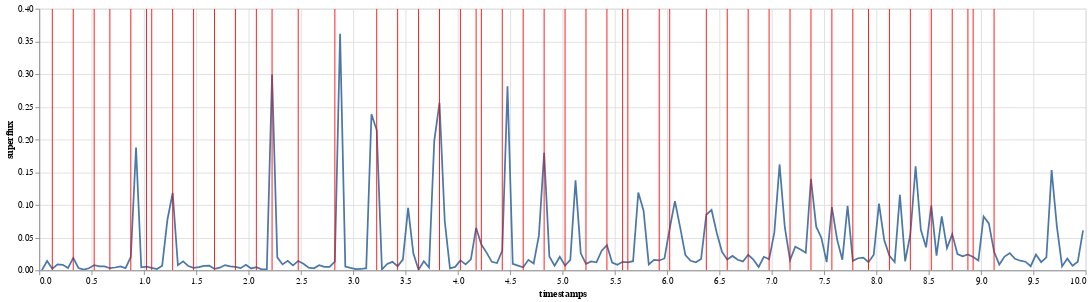

Notebook cell for this chart:
### Code cell
base = alt.Chart(data[data["file"]==file])

superflux = base.mark_line().encode(x="timestamps", y="superflux")

onsets = alt.Chart(data[data["file"]==file][data["onset"]]).mark_rule(color='red').encode(
    x='timestamps'
)

(superflux + onsets).properties(width=1200).interactive()

### Figure 1 — Vega-Lite specification as saved in the notebook (floating-point values rounded to 4 significant figures; data arrays with more than 128 entries replaced by an {"elided": "..."} marker saying what was removed)
{"config": {"view": {"continuousWidth": 400, "continuousHeight": 300}}, "layer": [{"data": {"name": "data-c0ced36d8b1ac83f9cfc0983d238dcc8"}, "mark": "line", "encoding": {"x": {"field": "timestamps", "type": "quantitative"}, "y": {"field": "superflux", "type": "quantitative"}}, "selection": {"selector003": {"type": "interval", "bind": "scales", "encodings": ["x", "y"]}}}, {"data": {"name": "data-42e81865fd1f0dcbe9f9a01d1e8f38a5"}, "mark": {"type": "rule", "color": "red"}, "encoding": {"x": {"field": "timestamps", "type": "quantitative"}}}], "width": 1200, "$schema": "https://vega.github.io/schema/vega-lite/v4.17.0.json", "datasets": {"data-c0ced36d8b1ac83f9cfc0983d238dcc8": {"elided": "200 records"}, "data-42e81865fd1f0dcbe9f9a01d1e8f38a5": [{"file": "Media-106117(7.0-17.0)", "superflux": 0.00255, "timestamps": 0.125, "energy": 0.0, "rms": 7341.0, "sound_preassure_level": -16.52, "welch": 90170000.0, "mean": 74.53, "kurtosis": 0.6253, "skew": 0.2657, "variation": -178.4, "onset": true}, {"file": "Media-106117(7.0-17.0)", "superflux": 0.01903, "timestamps": 0.325, "energy": 44.0, "rms": 6912.0, "sound_preassure_level": -16.43, "welch": 74720000.0, "mean": 31.33, "kurtosis": 1.114, "skew": 0.3975, "variation": 103.5, "onset": true}, {"file": "Media-106117(7.0-17.0)", "superflux": 0.00795, "timestamps": 0.525, "energy": 1614.0, "rms": 12060.0, "sound_preassure_level": -15.87, "welch": 104200000.0, "mean": -17.89, "kurtosis": 0.1596, "skew": 0.2739, "variation": 67.5, "onset": true}, {"file": "Media-106117(7.0-17.0)", "superflux": 0.00324, "timestamps": 0.675, "energy": 5826.0, "rms": 5958.0, "sound_preassure_level": -17.63, "welch": 22140000.0, "mean": 30.15, "kurtosis": -0.0589, "skew": 0.4464, "variation": -68.92, "onset": true}, {"file": "Media-106117(7.0-17.0)", "superflux": 0.02038, "timestamps": 0.875, "energy": 9682.0, "rms": 821.5, "sound_preassure_level": -14.06, "welch": 143300000.0, "mean": -40.83, "kurtosis": 0.3069, "skew": 0.1102, "variation": -298.6, "onset": true}, {"file": "Media-106117(7.0-17.0)", "superflux": 0.00572, "timestamps": 1.025, "energy": 12200.0, "rms": 6017.0, "sound_preassure_level": -15.06, "welch": 9610000.0, "mean": 36.53, "kurtosis": 9.548, "skew": 0.02816, "variation": -65.45, "onset": true}, {"file": "Media-106117(7.0-17.0)", "superflux": 0.00371, "timestamps": 1.075, "energy": 13080.0, "rms": 3893.0, "sound_preassure_level": -15.8, "welch": 18630000.0, "mean": -91.69, "kurtosis": 11.33, "skew": -0.07182, "variation": -93.85, "onset": true}, {"file": "Media-106117(7.0-17.0)", "superflux": 0.1185, "timestamps": 1.275, "energy": 13960.0, "rms": 1851.0, "sound_preassure_level": -17.59, "welch": 14840000.0, "mean": -96.51, "kurtosis": 1.455, "skew": -0.01805, "variation": -32.47, "onset": true}, {"file": "Media-106117(7.0-17.0)", "superflux": 0.00367, "timestamps": 1.475, "energy": 18440.0, "rms": 1131.0, "sound_preassure_level": -15.31, "welch": 36480000.0, "mean": -18.83, "kurtosis": 1.958, "skew": -0.06407, "variation": -126.7, "onset": true}, {"file": "Media-106117(7.0-17.0)", "superflux": 0.00217, "timestamps": 1.675, "energy": 199200000.0, "rms": 864.4, "sound_preassure_level": -16.42, "welch": 32290000.0, "mean": 139.6, "kurtosis": -0.2425, "skew": 0.1827, "variation": 37.24, "onset": true}, {"file": "Media-106117(7.0-17.0)", "superflux": 0.00513, "timestamps": 1.875, "energy": 1509000000.0, "rms": 11170.0, "sound_preassure_level": -14.04, "welch": 94740000.0, "mean": -8.377, "kurtosis": 0.3555, "skew": 0.3954, "variation": 96.37, "onset": true}, {"file": "Media-106117(7.0-17.0)", "superflux": 0.00476, "timestamps": 2.075, "energy": 7297000000.0, "rms": 13390.0, "sound_preassure_level": -16.39, "welch": 143600000.0, "mean": -47.84, "kurtosis": 0.6005, "skew": 0.5788, "variation": -80.55, "onset": true}, {"file": "Media-106117(7.0-17.0)", "superflux": 0.2994, "timestamps": 2.225, "energy": 3703000000.0, "rms": 10730.0, "sound_preassure_level": -15.98, "welch": 5806000.0, "mean": -12.51, "kurtosis": 1.569, "skew": 0.2145, "variation": -66.55, "onset": true}, {"file": "Media-106117(7.0-17.0)", "superflux": 0.01432, "timestamps": 2.475, "energy": 1303000000.0, "rms": 6989.0, "sound_preassure_level": -16.99, "welch": 37040000.0, "mean": 68.27, "kurtosis": -0.1552, "skew": -0.01841, "variation": 112.8, "onset": true}, {"file": "Media-106117(7.0-17.0)", "superflux": 0.01318, "timestamps": 2.825, "energy": 2669000000.0, "rms": 4934.0, "sound_preassure_level": -18.05, "welch": 109300000.0, "mean": -32.73, "kurtosis": 1.059, "skew": -0.3128, "variation": -42.89, "onset": true}, {"file": "Media-106117(7.0-17.0)", "superflux": 0.2145, "timestamps": 3.225, "energy": 458200000.0, "rms": 1325.0, "sound_preassure_level": -17.8, "welch": 19760000.0, "mean": 33.99, "kurtosis": 1.008, "skew": 0.02259, "variation": -96.14, "onset": true}, {"file": "Media-106117(7.0-17.0)", "superflux": 0.00636, "timestamps": 3.425, "energy": 4735000000.0, "rms": 12120.0, "sound_preassure_level": -13.07, "welch": 11970000.0, "mean": 4.839, "kurtosis": -0.04385, "skew": 0.0435, "variation": -29.29, "onset": true}, {"file": "Media-106117(7.0-17.0)", "superflux": 0.00096, "timestamps": 3.625, "energy": 16520000000.0, "rms": 11990.0, "sound_preassure_level": -17.2, "welch": 12720000.0, "mean": -93.99, "kurtosis": -0.5321, "skew": -0.09698, "variation": 44.29, "onset": true}, {"file": "Media-106117(7.0-17.0)", "superflux": 0.2563, "timestamps": 3.825, "energy": 81620000000.0, "rms": 10460.0, "sound_preassure_level": -16.91, "welch": 86670000.0, "mean": -68.08, "kurtosis": 0.903, "skew": -0.05503, "variation": -52.37, "onset": true}, {"file": "Media-106117(7.0-17.0)", "superflux": 0.01514, "timestamps": 4.025, "energy": 2017000000.0, "rms": 8123.0, "sound_preassure_level": -17.0, "welch": 104700000.0, "mean": 39.86, "kurtosis": -0.3106, "skew": 0.365, "variation": -164.4, "onset": true}, {"file": "Media-106117(7.0-17.0)", "superflux": 0.06497, "timestamps": 4.175, "energy": 197300000.0, "rms": 10700.0, "sound_preassure_level": -17.28, "welch": 25570000.0, "mean": -27.33, "kurtosis": 0.9472, "skew": 0.1673, "variation": 241.6, "onset": true}, {"file": "Media-106117(7.0-17.0)", "superflux": 0.03933, "timestamps": 4.225, "energy": 2760000000.0, "rms": 7710.0, "sound_preassure_level": -20.06, "welch": 20200000.0, "mean": -4.317, "kurtosis": 0.05293, "skew": 0.4048, "variation": -132.6, "onset": true}, {"file": "Media-106117(7.0-17.0)", "superflux": 0.03012, "timestamps": 4.425, "energy": 6283000000.0, "rms": 11800.0, "sound_preassure_level": -20.26, "welch": 33260000.0, "mean": 0.3474, "kurtosis": -0.5198, "skew": 0.203, "variation": -331.8, "onset": true}, {"file": "Media-106117(7.0-17.0)", "superflux": 0.00456, "timestamps": 4.625, "energy": 8394000000.0, "rms": 12830.0, "sound_preassure_level": -20.85, "welch": 179700000.0, "mean": -8.871, "kurtosis": 0.5636, "skew": 0.0495, "variation": -102.4, "onset": true}, {"file": "Media-106117(7.0-17.0)", "superflux": 0.1795, "timestamps": 4.825, "energy": 1032000000.0, "rms": 7484.0, "sound_preassure_level": -15.12, "welch": 19100000.0, "mean": 52.46, "kurtosis": 0.103, "skew": -0.06649, "variation": 36.37, "onset": true}, {"file": "Media-106117(7.0-17.0)", "superflux": 0.00724, "timestamps": 5.025, "energy": 2674000000.0, "rms": 3566.0, "sound_preassure_level": -16.06, "welch": 87490000.0, "mean": 40.91, "kurtosis": -0.4069, "skew": -0.2304, "variation": -87.52, "onset": true}, {"file": "Media-106117(7.0-17.0)", "superflux": 0.00995, "timestamps": 5.225, "energy": 3876000000.0, "rms": 2947.0, "sound_preassure_level": -15.08, "welch": 159500000.0, "mean": -59.41, "kurtosis": 0.8241, "skew": 0.1517, "variation": -324.0, "onset": true}, {"file": "Media-106117(7.0-17.0)", "superflux": 0.03843, "timestamps": 5.425, "energy": 4528000000.0, "rms": 3653.0, "sound_preassure_level": -18.02, "welch": 125700000.0, "mean": -2.844, "kurtosis": 1.198, "skew": 0.2664, "variation": 141.1, "onset": true}, {"file": "Media-106117(7.0-17.0)", "superflux": 0.01299, "timestamps": 5.575, "energy": 972700000.0, "rms": 670.8, "sound_preassure_level": -14.22, "welch": 58290000.0, "mean": 31.11, "kurtosis": -0.4174, "skew": -0.1005, "variation": -149.8, "onset": true}, {"file": "Media-106117(7.0-17.0)", "superflux": 0.01203, "timestamps": 5.625, "energy": 263500000.0, "rms": 4122.0, "sound_preassure_level": -13.63, "welch": 100600000.0, "mean": -64.27, "kurtosis": 1.019, "skew": -0.086, "variation": 172.8, "onset": true}, {"file": "Media-106117(7.0-17.0)", "superflux": 0.01505, "timestamps": 5.925, "energy": 3801000000.0, "rms": 13190.0, "sound_preassure_level": -16.0, "welch": 20000000.0, "mean": 99.11, "kurtosis": -0.08396, "skew": -0.1535, "variation": 76.94, "onset": true}, {"file": "Media-106117(7.0-17.0)", "superflux": 0.06395, "timestamps": 6.025, "energy": 3931000000.0, "rms": 11980.0, "sound_preassure_level": -13.67, "welch": 166000000.0, "mean": -25.13, "kurtosis": -0.5589, "skew": -0.03688, "variation": -100.5, "onset": true}, {"file": "Media-106117(7.0-17.0)", "superflux": 0.08494, "timestamps": 6.375, "energy": 7773000000.0, "rms": 6200.0, "sound_preassure_level": -13.05, "welch": 41810000.0, "mean": 0.2533, "kurtosis": -0.4254, "skew": 0.04066, "variation": 62.35, "onset": true}, {"file": "Media-106117(7.0-17.0)", "superflux": 0.01651, "timestamps": 6.575, "energy": 4766000000.0, "rms": 5568.0, "sound_preassure_level": -15.53, "welch": 137500000.0, "mean": 47.04, "kurtosis": 3.133, "skew": -0.01965, "variation": -47.7, "onset": true}, {"file": "Media-106117(7.0-17.0)", "superflux": 0.02375, "timestamps": 6.775, "energy": 9020000000.0, "rms": 12920.0, "sound_preassure_level": -13.53, "welch": 62310000.0, "mean": -19.82, "kurtosis": -0.2547, "skew": 0.05135, "variation": -153.5, "onset": true}, {"file": "Media-106117(7.0-17.0)", "superflux": 0.01702, "timestamps": 6.975, "energy": 6454000000.0, "rms": 3263.0, "sound_preassure_level": -13.94, "welch": 127700000.0, "mean": -3.204, "kurtosis": -1.281, "skew": -0.03359, "variation": 37.34, "onset": true}, {"file": "Media-106117(7.0-17.0)", "superflux": 0.01553, "timestamps": 7.175, "energy": 8729000000.0, "rms": 4349.0, "sound_preassure_level": -13.03, "welch": 96600000.0, "mean": 35.29, "kurtosis": 0.4684, "skew": -0.0137, "variation": -89.8, "onset": true}, {"file": "Media-106117(7.0-17.0)", "superflux": 0.1397, "timestamps": 7.375, "energy": 718500000.0, "rms": 1493.0, "sound_preassure_level": -13.7, "welch": 60000000.0, "mean": 35.95, "kurtosis": -0.4212, "skew": 0.1223, "variation": 126.5, "onset": true}, {"file": "Media-106117(7.0-17.0)", "superflux": 0.09665, "timestamps": 7.575, "energy": 10960000000.0, "rms": 10290.0, "sound_preassure_level": -11.67, "welch": 153000000.0, "mean": 123.1, "kurtosis": 0.6149, "skew": -0.272, "variation": 2751.0, "onset": true}, {"file": "Media-106117(7.0-17.0)", "superflux": 0.01443, "timestamps": 7.775, "energy": 93830000000.0, "rms": 12750.0, "sound_preassure_level": -14.73, "welch": 122800000.0, "mean": 42.11, "kurtosis": 18.26, "skew": -0.00206, "variation": 54.72, "onset": true}, {"file": "Media-106117(7.0-17.0)", "superflux": 0.01237, "timestamps": 7.925, "energy": 17810000000.0, "rms": 7381.0, "sound_preassure_level": -16.78, "welch": 5693000.0, "mean": -18.14, "kurtosis": -0.27, "skew": -0.08266, "variation": 68.24, "onset": true}, {"file": "Media-106117(7.0-17.0)", "superflux": 0.02229, "timestamps": 8.125, "energy": 23540000000.0, "rms": 8863.0, "sound_preassure_level": -15.64, "welch": 176900000.0, "mean": 17.62, "kurtosis": 0.4495, "skew": 0.07396, "variation": -79.94, "onset": true}, {"file": "Media-106117(7.0-17.0)", "superflux": 0.05524, "timestamps": 8.325, "energy": 19890000000.0, "rms": 9186.0, "sound_preassure_level": -12.6, "welch": 244800000.0, "mean": 19.73, "kurtosis": 0.07749, "skew": -0.06756, "variation": 138.2, "onset": true}, {"file": "Media-106117(7.0-17.0)", "superflux": 0.09899, "timestamps": 8.525, "energy": 5417000000.0, "rms": 9359.0, "sound_preassure_level": -14.79, "welch": 73040000.0, "mean": -6.232, "kurtosis": 2.698, "skew": 0.1293, "variation": -46.07, "onset": true}, {"file": "Media-106117(7.0-17.0)", "superflux": 0.05541, "timestamps": 8.725, "energy": 31560000000.0, "rms": 7033.0, "sound_preassure_level": -13.44, "welch": 210100000.0, "mean": 1.227, "kurtosis": -0.5044, "skew": -0.03655, "variation": -146.8, "onset": true}, {"file": "Media-106117(7.0-17.0)", "superflux": 0.02425, "timestamps": 8.875, "energy": 51950000000.0, "rms": 13330.0, "sound_preassure_level": -15.74, "welch": 152900000.0, "mean": -55.95, "kurtosis": -0.4843, "skew": 0.1609, "variation": -24.13, "onset": true}, {"file": "Media-106117(7.0-17.0)", "superflux": 0.0203, "timestamps": 8.925, "energy": 29980000000.0, "rms": 12330.0, "sound_preassure_level": -16.17, "welch": 215000000.0, "mean": -12.66, "kurtosis": -0.6284, "skew": 0.1117, "variation": -91.34, "onset": true}, {"file": "Media-106117(7.0-17.0)", "superflux": 0.02825, "timestamps": 9.125, "energy": 11850000000.0, "rms": 11680.0, "sound_preassure_level": -15.2, "welch": 201700000.0, "mean": -12.92, "kurtosis": -0.2635, "skew": 0.3335, "variation": -39.28, "onset": true}]}}
